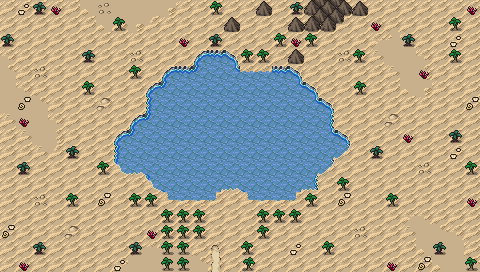

This is a level from a 2D game, rendered from its Tiled map with the project's own tilesets. A one-line summary and the map file follow, with tile-layer data summarised:
An orthogonal 30x17 tile map with 16x16 px tiles, 3 tile layers (Background, Ground, Clutter), 2 tilesets and 11 objects.

<map version="1.10" tiledversion="1.11.2" orientation="orthogonal" renderorder="right-down" width="30" height="17" tilewidth="16" tileheight="16" infinite="0" nextlayerid="7" nextobjectid="76">
 <editorsettings>
  <export target="wastetown..tmx" format="tmx" />
 </editorsettings>
 <properties>
  <property name="dungeonEffect" value="{&quot;startBattleWithCard&quot;: [ &quot;Mox Sapphire|LEA&quot;, &quot;Sapphire Collector&quot;, &quot;Sapphire Medallion|TMP&quot; ]}" />
 </properties>
 <tileset firstgid="1" source="../../../../common/maps/tileset/main.tsx" />
 <tileset firstgid="10113" source="../../../../common/maps/tileset/buildings.tsx" />
 <layer id="1" name="Background" width="30" height="17">
  <data>[510 cells, 510 non-empty, 5 distinct tile ids]</data>
 </layer>
 <layer id="2" name="Ground" width="30" height="17">
  <data>[510 cells, 108 non-empty, 30 distinct tile ids]</data>
 </layer>
 <layer id="3" name="Clutter" width="30" height="17">
  <properties>
   <property name="spriteLayer" type="bool" value="true" />
  </properties>
  <data>[510 cells, 108 non-empty, 18 distinct tile ids]</data>
 </layer>
 <objectgroup id="4" name="Objects">
  <object id="38" template="../../../../common/maps/obj/entry_up.tx" x="192" y="280.333" width="48" height="16">
   <properties>
    <property name="teleport" value="" />
   </properties>
  </object>
  <object id="54" template="../../../../common/maps/obj/enemy.tx" x="227.847" y="118.678">
   <properties>
    <property name="effect">{ "startBattleWithCard": [ "Thought Reflection|2XM", "Mind's Dilation|EMN"]
}</property>
    <property name="enemy" value="Hakim" />
    <property name="spawn.Easy" type="bool" value="false" />
    <property name="spawn.Normal" type="bool" value="false" />
    <property name="threatRange" type="int" value="0" />
   </properties>
  </object>
  <object id="57" template="../../../../common/maps/obj/enemy.tx" x="425.231" y="108.441">
   <properties>
    <property name="enemy" value="Water Elemental" />
    <property name="threatRange" type="int" value="40" />
    <property name="waypoints" value="67,65,66" />
   </properties>
  </object>
  <object id="68" template="../../../../common/maps/obj/collision.tx" x="-16" y="-16" width="16" height="304" />
  <object id="69" template="../../../../common/maps/obj/collision.tx" x="480" y="-16" width="16" height="304" />
  <object id="70" template="../../../../common/maps/obj/collision.tx" x="0" y="-16" width="480" height="16" />
  <object id="71" template="../../../../common/maps/obj/collision.tx" x="0" y="272" width="480" height="16" />
  <object id="72" template="../../../../common/maps/obj/scroll.tx" x="313" y="153">
   <properties>
    <property name="reward" value="[ { &quot;type&quot;: &quot;card&quot;, &quot;cardName&quot;: &quot;Sapphire Collector&quot;, &quot;count&quot;: 1 } ] " />
   </properties>
  </object>
  <object id="73" template="../../../../common/maps/obj/scroll.tx" x="125.5" y="161.5">
   <properties>
    <property name="reward" value="[ { &quot;type&quot;: &quot;card&quot;, &quot;cardName&quot;: &quot;Sapphire Medallion&quot;, &quot;editions&quot;: [ &quot;TMP&quot; ], &quot;count&quot;: 1 } ] " />
   </properties>
  </object>
  <object id="74" template="../../../../common/maps/obj/dialog.tx" x="201.167" y="209.75" width="60.1667" height="10.5" visible="1">
   <properties>
    <property name="dialog">[
{
   "text": "The very air in this place is thick with blue mana, overwhelming your mind with swirling ideas. In the pool ahead, a lone wizard stands, the infamous mox sapphire hung around his neck. 
Your manasight stone blazes with power, near-blindingly bright.",
   "options": [{
      "name": "(Continue)", "action": [{"deleteMapObject":-1}]}]
}
]</property>
   </properties>
  </object>
  <object id="75" template="../../../../common/maps/obj/enemy.tx" x="227.722" y="117.523">
   <properties>
    <property name="effect">{ "startBattleWithCard": [ "Mind's Dilation|EMN"]
}</property>
    <property name="enemy" value="Hakim" />
    <property name="spawn.Hard" type="bool" value="false" />
    <property name="spawn.Insane" type="bool" value="false" />
    <property name="threatRange" type="int" value="0" />
   </properties>
  </object>
 </objectgroup>
</map>
